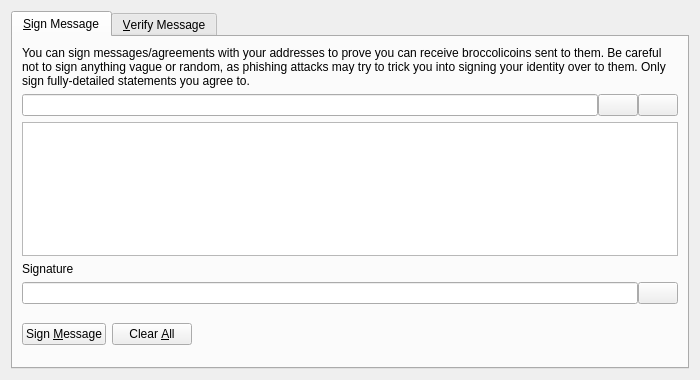
<?xml version="1.0" encoding="UTF-8"?>
<ui version="4.0">
 <class>SignVerifyMessageDialog</class>
 <widget class="QDialog" name="SignVerifyMessageDialog">
  <property name="geometry">
   <rect>
    <x>0</x>
    <y>0</y>
    <width>700</width>
    <height>380</height>
   </rect>
  </property>
  <property name="windowTitle">
   <string>Signatures - Sign / Verify a Message</string>
  </property>
  <property name="modal">
   <bool>true</bool>
  </property>
  <layout class="QVBoxLayout" name="verticalLayout">
   <item>
    <widget class="QTabWidget" name="tabWidget">
     <property name="currentIndex">
      <number>0</number>
     </property>
     <widget class="QWidget" name="tabSignMessage">
      <attribute name="title">
       <string>&amp;Sign Message</string>
      </attribute>
      <layout class="QVBoxLayout" name="verticalLayout_SM">
       <item>
        <widget class="QLabel" name="infoLabel_SM">
         <property name="text">
          <string>You can sign messages/agreements with your addresses to prove you can receive broccolicoins sent to them. Be careful not to sign anything vague or random, as phishing attacks may try to trick you into signing your identity over to them. Only sign fully-detailed statements you agree to.</string>
         </property>
         <property name="textFormat">
          <enum>Qt::PlainText</enum>
         </property>
         <property name="wordWrap">
          <bool>true</bool>
         </property>
        </widget>
       </item>
       <item>
        <layout class="QHBoxLayout" name="horizontalLayout_1_SM">
         <property name="spacing">
          <number>0</number>
         </property>
         <item>
          <widget class="QValidatedLineEdit" name="addressIn_SM">
           <property name="toolTip">
            <string>The Broccolicoin address to sign the message with</string>
           </property>
          </widget>
         </item>
         <item>
          <widget class="QPushButton" name="addressBookButton_SM">
           <property name="toolTip">
            <string>Choose previously used address</string>
           </property>
           <property name="text">
            <string/>
           </property>
           <property name="icon">
            <iconset resource="../bitcoin.qrc">
             <normaloff>:/icons/address-book</normaloff>:/icons/address-book</iconset>
           </property>
           <property name="shortcut">
            <string>Alt+A</string>
           </property>
           <property name="autoDefault">
            <bool>false</bool>
           </property>
          </widget>
         </item>
         <item>
          <widget class="QPushButton" name="pasteButton_SM">
           <property name="toolTip">
            <string>Paste address from clipboard</string>
           </property>
           <property name="text">
            <string/>
           </property>
           <property name="icon">
            <iconset resource="../bitcoin.qrc">
             <normaloff>:/icons/editpaste</normaloff>:/icons/editpaste</iconset>
           </property>
           <property name="shortcut">
            <string>Alt+P</string>
           </property>
           <property name="autoDefault">
            <bool>false</bool>
           </property>
          </widget>
         </item>
        </layout>
       </item>
       <item>
        <widget class="QPlainTextEdit" name="messageIn_SM">
         <property name="toolTip">
          <string>Enter the message you want to sign here</string>
         </property>
        </widget>
       </item>
       <item>
        <widget class="QLabel" name="signatureLabel_SM">
         <property name="text">
          <string>Signature</string>
         </property>
         <property name="textFormat">
          <enum>Qt::PlainText</enum>
         </property>
        </widget>
       </item>
       <item>
        <layout class="QHBoxLayout" name="horizontalLayout_2_SM">
         <property name="spacing">
          <number>0</number>
         </property>
         <item>
          <widget class="QLineEdit" name="signatureOut_SM">
           <property name="font">
            <font>
             <italic>true</italic>
            </font>
           </property>
           <property name="readOnly">
            <bool>true</bool>
           </property>
          </widget>
         </item>
         <item>
          <widget class="QPushButton" name="copySignatureButton_SM">
           <property name="toolTip">
            <string>Copy the current signature to the system clipboard</string>
           </property>
           <property name="text">
            <string/>
           </property>
           <property name="icon">
            <iconset resource="../bitcoin.qrc">
             <normaloff>:/icons/editcopy</normaloff>:/icons/editcopy</iconset>
           </property>
           <property name="autoDefault">
            <bool>false</bool>
           </property>
          </widget>
         </item>
        </layout>
       </item>
       <item>
        <layout class="QHBoxLayout" name="horizontalLayout_3_SM">
         <item>
          <widget class="QPushButton" name="signMessageButton_SM">
           <property name="toolTip">
            <string>Sign the message to prove you own this Broccolicoin address</string>
           </property>
           <property name="text">
            <string>Sign &amp;Message</string>
           </property>
           <property name="icon">
            <iconset resource="../bitcoin.qrc">
             <normaloff>:/icons/edit</normaloff>:/icons/edit</iconset>
           </property>
           <property name="autoDefault">
            <bool>false</bool>
           </property>
          </widget>
         </item>
         <item>
          <widget class="QPushButton" name="clearButton_SM">
           <property name="toolTip">
            <string>Reset all sign message fields</string>
           </property>
           <property name="text">
            <string>Clear &amp;All</string>
           </property>
           <property name="icon">
            <iconset resource="../bitcoin.qrc">
             <normaloff>:/icons/remove</normaloff>:/icons/remove</iconset>
           </property>
           <property name="autoDefault">
            <bool>false</bool>
           </property>
          </widget>
         </item>
         <item>
          <spacer name="horizontalSpacer_1_SM">
           <property name="orientation">
            <enum>Qt::Horizontal</enum>
           </property>
           <property name="sizeHint" stdset="0">
            <size>
             <width>40</width>
             <height>48</height>
            </size>
           </property>
          </spacer>
         </item>
         <item>
          <widget class="QLabel" name="statusLabel_SM">
           <property name="font">
            <font>
             <weight>75</weight>
             <bold>true</bold>
            </font>
           </property>
           <property name="text">
            <string/>
           </property>
           <property name="wordWrap">
            <bool>true</bool>
           </property>
          </widget>
         </item>
         <item>
          <spacer name="horizontalSpacer_2_SM">
           <property name="orientation">
            <enum>Qt::Horizontal</enum>
           </property>
           <property name="sizeHint" stdset="0">
            <size>
             <width>40</width>
             <height>48</height>
            </size>
           </property>
          </spacer>
         </item>
        </layout>
       </item>
      </layout>
     </widget>
     <widget class="QWidget" name="tabVerifyMessage">
      <attribute name="title">
       <string>&amp;Verify Message</string>
      </attribute>
      <layout class="QVBoxLayout" name="verticalLayout_VM">
       <item>
        <widget class="QLabel" name="infoLabel_VM">
         <property name="text">
          <string>Enter the receiver's address, message (ensure you copy line breaks, spaces, tabs, etc. exactly) and signature below to verify the message. Be careful not to read more into the signature than what is in the signed message itself, to avoid being tricked by a man-in-the-middle attack. Note that this only proves the signing party receives with the address, it cannot prove sendership of any transaction!</string>
         </property>
         <property name="textFormat">
          <enum>Qt::PlainText</enum>
         </property>
         <property name="alignment">
          <set>Qt::AlignLeading|Qt::AlignLeft|Qt::AlignTop</set>
         </property>
         <property name="wordWrap">
          <bool>true</bool>
         </property>
        </widget>
       </item>
       <item>
        <layout class="QHBoxLayout" name="horizontalLayout_1_VM">
         <property name="spacing">
          <number>0</number>
         </property>
         <item>
          <widget class="QValidatedLineEdit" name="addressIn_VM">
           <property name="toolTip">
            <string>The Broccolicoin address the message was signed with</string>
           </property>
          </widget>
         </item>
         <item>
          <widget class="QPushButton" name="addressBookButton_VM">
           <property name="toolTip">
            <string>Choose previously used address</string>
           </property>
           <property name="text">
            <string/>
           </property>
           <property name="icon">
            <iconset resource="../bitcoin.qrc">
             <normaloff>:/icons/address-book</normaloff>:/icons/address-book</iconset>
           </property>
           <property name="shortcut">
            <string>Alt+A</string>
           </property>
           <property name="autoDefault">
            <bool>false</bool>
           </property>
          </widget>
         </item>
        </layout>
       </item>
       <item>
        <widget class="QPlainTextEdit" name="messageIn_VM"/>
       </item>
       <item>
        <widget class="QValidatedLineEdit" name="signatureIn_VM"/>
       </item>
       <item>
        <layout class="QHBoxLayout" name="horizontalLayout_2_VM">
         <item>
          <widget class="QPushButton" name="verifyMessageButton_VM">
           <property name="toolTip">
            <string>Verify the message to ensure it was signed with the specified Broccolicoin address</string>
           </property>
           <property name="text">
            <string>Verify &amp;Message</string>
           </property>
           <property name="icon">
            <iconset resource="../bitcoin.qrc">
             <normaloff>:/icons/transaction_0</normaloff>:/icons/transaction_0</iconset>
           </property>
           <property name="autoDefault">
            <bool>false</bool>
           </property>
          </widget>
         </item>
         <item>
          <widget class="QPushButton" name="clearButton_VM">
           <property name="toolTip">
            <string>Reset all verify message fields</string>
           </property>
           <property name="text">
            <string>Clear &amp;All</string>
           </property>
           <property name="icon">
            <iconset resource="../bitcoin.qrc">
             <normaloff>:/icons/remove</normaloff>:/icons/remove</iconset>
           </property>
           <property name="autoDefault">
            <bool>false</bool>
           </property>
          </widget>
         </item>
         <item>
          <spacer name="horizontalSpacer_1_VM">
           <property name="orientation">
            <enum>Qt::Horizontal</enum>
           </property>
           <property name="sizeHint" stdset="0">
            <size>
             <width>40</width>
             <height>48</height>
            </size>
           </property>
          </spacer>
         </item>
         <item>
          <widget class="QLabel" name="statusLabel_VM">
           <property name="font">
            <font>
             <weight>75</weight>
             <bold>true</bold>
            </font>
           </property>
           <property name="text">
            <string/>
           </property>
           <property name="wordWrap">
            <bool>true</bool>
           </property>
          </widget>
         </item>
         <item>
          <spacer name="horizontalSpacer_2_VM">
           <property name="orientation">
            <enum>Qt::Horizontal</enum>
           </property>
           <property name="sizeHint" stdset="0">
            <size>
             <width>40</width>
             <height>48</height>
            </size>
           </property>
          </spacer>
         </item>
        </layout>
       </item>
      </layout>
     </widget>
    </widget>
   </item>
  </layout>
 </widget>
 <customwidgets>
  <customwidget>
   <class>QValidatedLineEdit</class>
   <extends>QLineEdit</extends>
   <header>qvalidatedlineedit.h</header>
  </customwidget>
 </customwidgets>
 <resources>
  <include location="../bitcoin.qrc"/>
 </resources>
 <connections/>
</ui>
